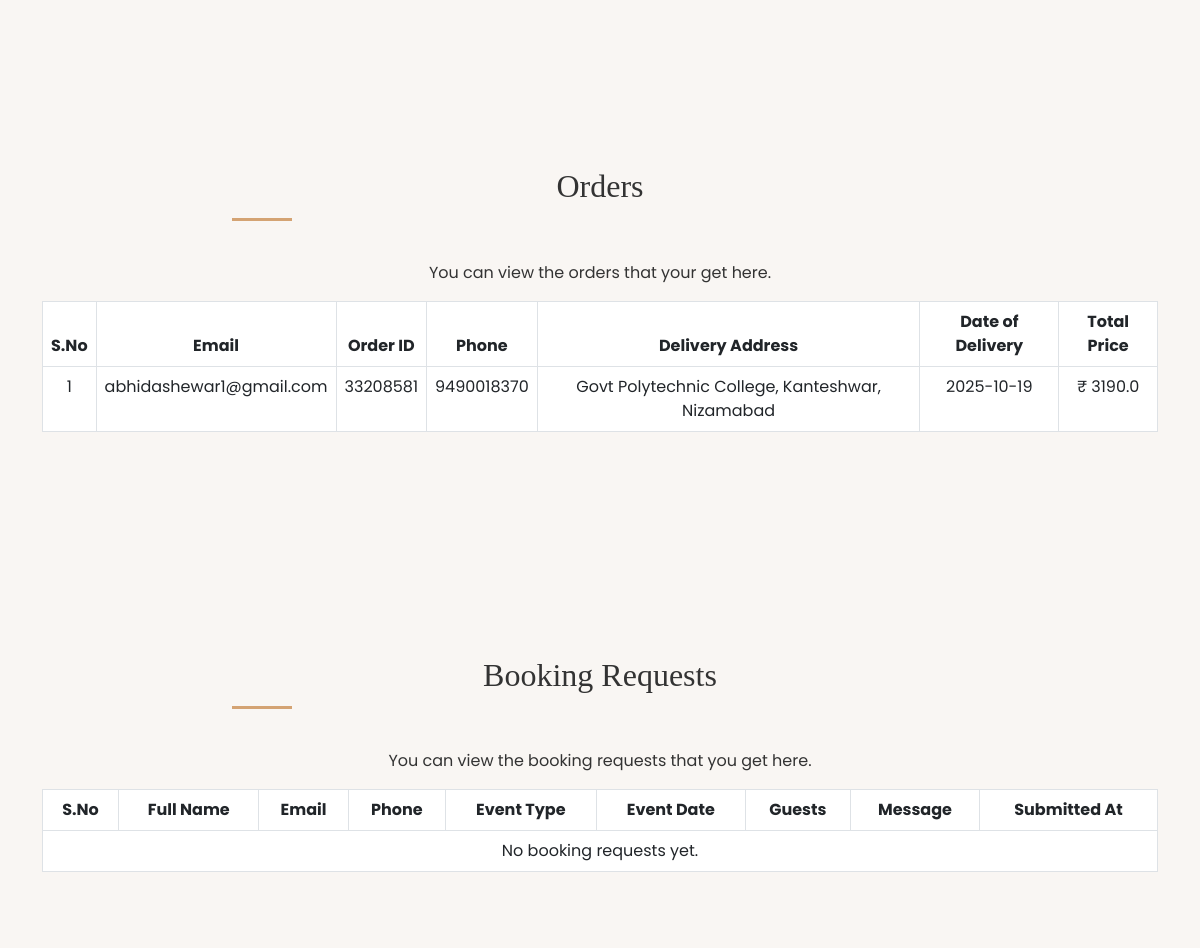
Page /dashboard (signed in, middle part) on the earlier database version.
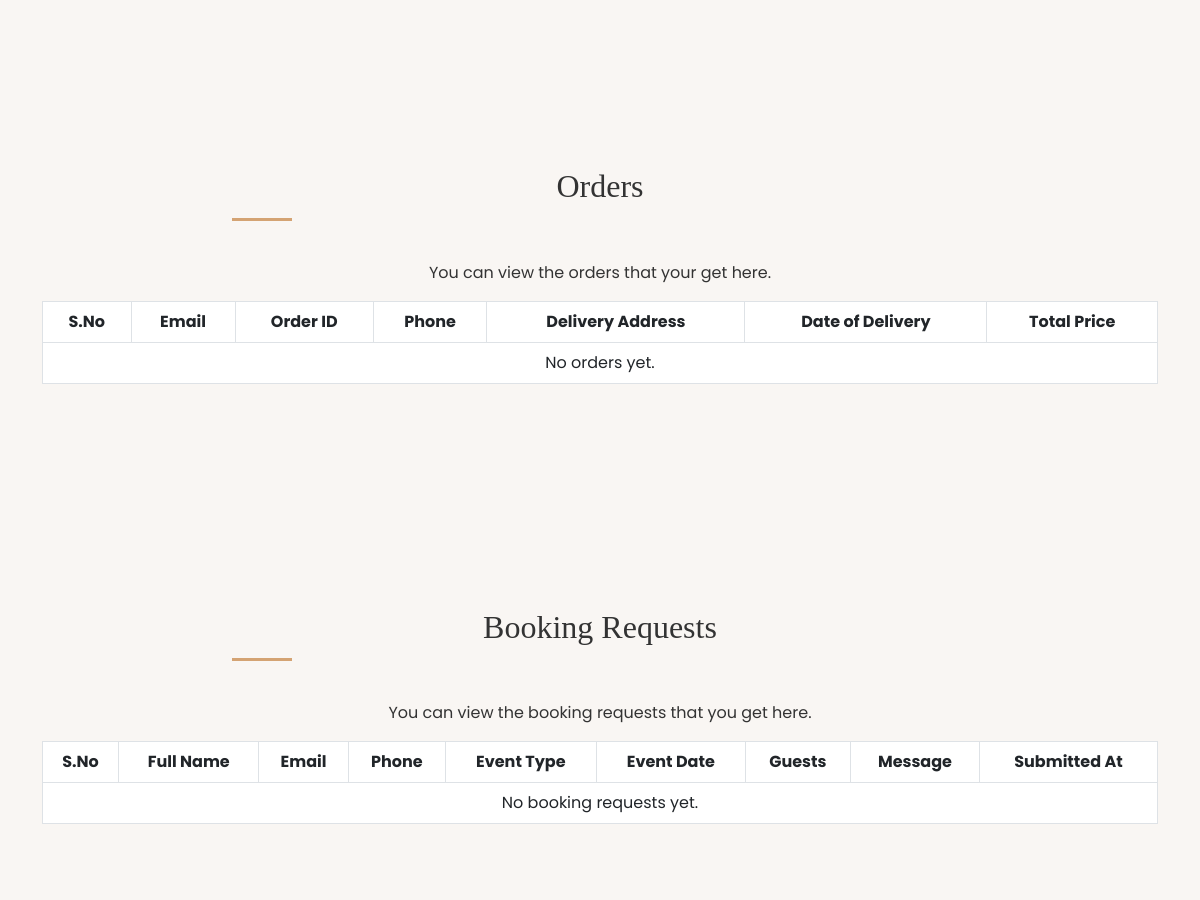
Same page on the later database version.
### tables this page shows
CREATE TABLE orders (
            id INTEGER PRIMARY KEY AUTOINCREMENT,
            user_email TEXT,
            order_id TEXT,
            phone TEXT,
            address TEXT,
            delivery_date TEXT,
            total_price REAL
        );

### main.py (the view)
@app.route("/dashboard")
def dashboard():
    if not session.get("admin"):
        return redirect(url_for("home"))
    db = get_db()
    products = db.execute("SELECT * FROM products").fetchall()
    conn = sqlite3.connect("userdata.db")
    c = conn.cursor()
    c.execute("""
        SELECT user_email, order_id, phone, address, delivery_date, total_price
        FROM orders
        ORDER BY id DESC
    """)
    all_orders = c.fetchall()
    c.execute("SELECT * FROM bookings ORDER BY submitted_at DESC")
    all_bookings = c.fetchall()
    conn.close()
    return render_template("dashboardpage.html", products=products, orders=all_orders, bookings=all_bookings)

### main.py (called while the page is built)
def get_db():
    db = getattr(g, "_database", None)
    if db is None:
        db = g._database = sqlite3.connect(DATABASE1)
        db.row_factory = sqlite3.Row   # return rows as dictionaries
    return db

@app.teardown_appcontext
def close_connection(exception):
    db = getattr(g, "_database", None)
    if db is not None:
        db.close()

### templates/dashboardpage.html (shortened to what this page needs)
{% extends "basepage.html" %}
{% block content %}
<section id="menuSection" class="section-padding">
</section>
<section id="ordersSection" class="section-padding">
  <div class="container">
    <div class="row text-center mb-5">
      <div class="col-lg-8 mx-auto">
        <h2 class="section-title">Orders</h2>
        <p>You can view the orders that your get here.</p>
      </div>
      <div class="table-responsive">
        <table class="table table-bordered text-center">
          <thead>
            <tr>
              <th>S.No</th>
              <th>Email</th>
              <th>Order ID</th>
              <th>Phone</th>
              <th>Delivery Address</th>
              <th>Date of Delivery</th>
              <th>Total Price</th>
            </tr>
          </thead>
          <tbody>
            {% if orders %}
            {% for order in orders|reverse %}
            <tr>
              <td>{{ loop.index }}</td>
              <td>{{ order[0] }}</td>
              <td>{{ order[1] }}</td>
              <td>{{ order[2] }}</td>
              <td>{{ order[3] }}</td>
              <td>{{ order[4] }}</td>
              <td>₹ {{ order[5] }}</td>
            </tr>
            {% endfor %}
            {% else %}
            <tr>
              <td colspan="7">No orders yet.</td>
            </tr>
            {% endif %}
          </tbody>
        </table>
      </div>
    </div>
  </div>
</section>
<section id="bookingsSection" class="section-padding">
  <div class="container">
    <div class="row text-center mb-5">
      <div class="col-lg-8 mx-auto">
        <h2 class="section-title">Booking Requests</h2>
        <p>You can view the booking requests that you get here.</p>
      </div>
      <div class="table-responsive">
        <table class="table table-bordered text-center">
          <thead>
            <tr>
              <th>S.No</th>
              <th>Full Name</th>
              <th>Email</th>
              <th>Phone</th>
              <th>Event Type</th>
              <th>Event Date</th>
              <th>Guests</th>
              <th>Message</th>
              <th>Submitted At</th>
            </tr>
          </thead>
          <tbody>
            {% if bookings %}
            {% for booking in bookings %}
            <tr>
              <td>{{ loop.index }}</td>
              <td>{{ booking[1] }}</td>
              <td>{{ booking[2] }}</td>
              <td>{{ booking[3] }}</td>
              <td>{{ booking[4] }}</td>
              <td>{{ booking[5] }}</td>
              <td>{{ booking[6] }}</td>
              <td>{{ booking[7] }}</td>
              <td>{{ booking[8] }}</td>
            </tr>
            {% endfor %}
            {% else %}
            <tr>
              <td colspan="9">No booking requests yet.</td>
            </tr>
            {% endif %}
          </tbody>
        </table>
      </div>
    </div>
  </div>
</section>
{% endblock %}

### templates/basepage.html (shortened to what this page needs)
<!DOCTYPE html>
<html lang="en">
<head>
    <link href="https://cdn.jsdelivr.net/npm/bootstrap@5.3.0/dist/css/bootstrap.min.css" rel="stylesheet">
    <link rel="stylesheet" href="https://cdnjs.cloudflare.com/ajax/libs/font-awesome/6.4.0/css/all.min.css">
</head>
<body>
    {% block content %}
    {% endblock %}
</body>
</html>

### templates/basepage.html (style rules this page uses)
:root { --primary-color: #8a5a44; --secondary-color: #f8f9fa; --accent-color: #d4a373; --text-dark: #333; --text-light: #6c757d; }
body { font-family: 'Poppins', sans-serif; color: var(--text-dark); padding-top: 56px; background-color: #f9f6f3; }
h1, h2, h3, h4, h5 { font-family: 'Playfair Display', serif; }
.section-padding { padding: 80px 0; }
.section-title { position: relative; margin-bottom: 40px; padding-bottom: 15px; }
.section-title:after { content: ''; position: absolute; bottom: 0; left: 0; width: 60px; height: 3px; background-color: var(--accent-color); }

Differences in the rows shown:
removed orders: user_email "abhidashewar1@gmail.com", order "33208581", phone "9490018370", address "Govt Polytechnic College, Kanteshwar, Nizamabad", delivery_date "2025-10-19", total_price "3190.0"
Other differences:
text now shown: "No orders yet."
